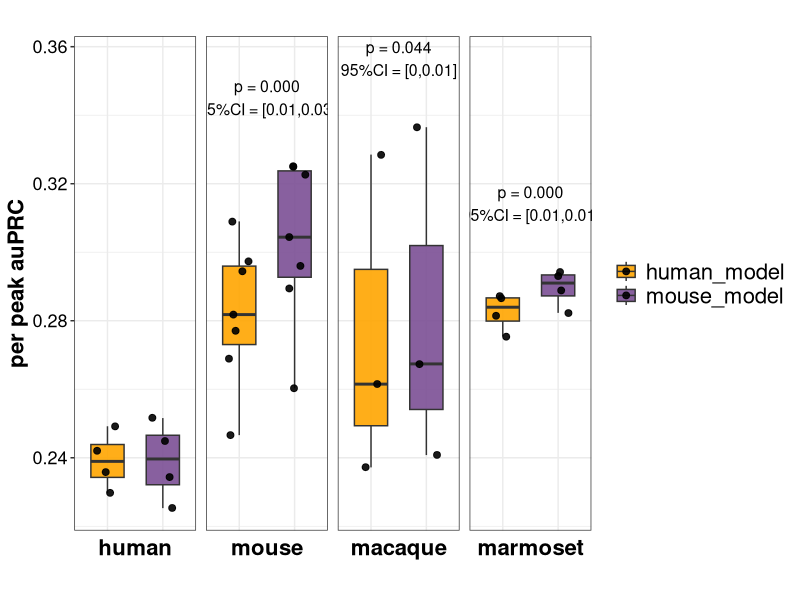
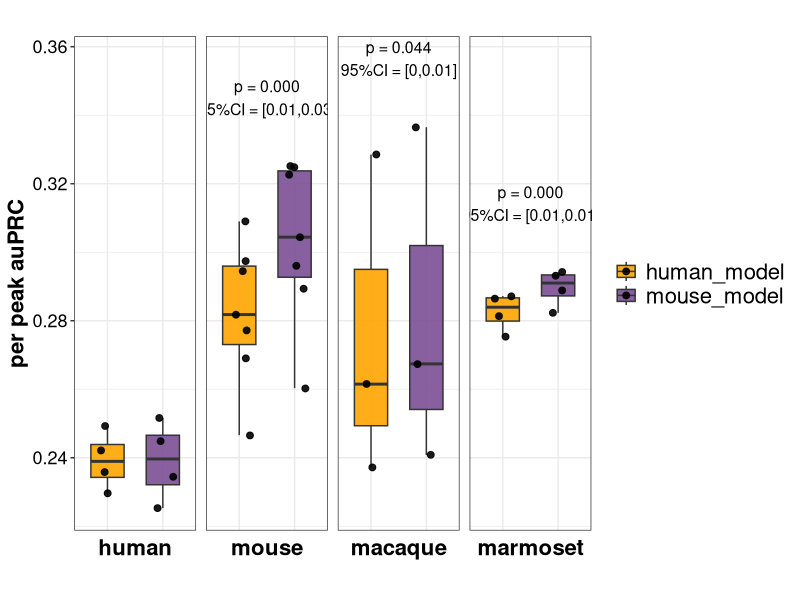

Write the R code that produced these figures, in order.
library(ggplot2)
library(readr)
library(dplyr)
library(tidyr)
library(purrr)
library(jsonlite)

df <- read_csv("test_r4_auroc.csv")

# make model factor
df$Model   <- factor(df$Model, levels = c("human_model", "mouse_model"))
df$Species <- factor(df$Species, levels = c('human','mouse','macaque','marmoset'))

metric_ = 'per peak auPRC'
r = 4

filtered_df <- df %>% filter(Metric == metric_)  

##############----------auROC/auPRC--------#########
## "auROC","per cell auROC" / "per peak auROC"
## "auPRC","per cell auPRC" / "per peak auPRC"

#########----------filter human & mouse which are not paired-------##########
filtered_df <- filtered_df %>% 
  group_by(Species, Samples) %>%
  filter(n() == 2) %>%
  ungroup()

################################################################################
y_pos <- filtered_df %>% 
  group_by(Species) %>% 
  summarise(max_val = max(Value), .groups = "drop") %>% 
  mutate(y_position = max_val + 0.02)



perform_tests <- function(differences, digits_round = r,
                          exact = FALSE, correct = TRUE) {
  d <- differences[is.finite(differences)]
  if (!is.null(digits_round)) d <- round(d, digits_round)  # 固化 ties（关键！）
  
  n <- length(d)
  if (n < 2) return(list(p_value = NA_real_, test_method = "insufficient_n"))
  
  if (sd(d) == 0) {
    if (all(abs(d) < .Machine$double.eps)) {
      return(list(p_value = 1, test_method = "no-diff"))
    } else {
      # 常数非零，用精确符号检验（强烈建议报告这个 p，一眼看方向占比）
      k <- sum(d > 0); n_nonzero <- sum(d != 0)
      p <- binom.test(k, n_nonzero, p = 0.5, alternative = "two.sided")$p.value
      return(list(p_value = p, test_method = "Sign test (binom)"))
    }
  }
  # 非常数向量再做 Shapiro；n>=3 才有意义
  shapiro_p <- if (n >= 3) {
    tryCatch(shapiro.test(d)$p.value, error = function(e) NA_real_)
  } else NA_real_
  
  if (!is.na(shapiro_p) && shapiro_p > 0.05) {
    # 配对 t 等价于对差值做单样本 t：mu=0
    p <- t.test(d, mu = 0)$p.value
    return(list(p_value = p, test_method = "paired t-test"))
  } else {
    # 非正态或样本太少：Wilcoxon，考虑 ties
    p <- suppressWarnings(wilcox.test(d,alternative = "two.sided",mu = 0, exact = FALSE, correct = TRUE)$p.value)
    return(list(p_value = p, test_method = "Wilcoxon signed-rank"))
  }
}





annotation_df <- filtered_df %>%
  pivot_wider(names_from = Model, values_from = Value) %>%
  mutate(diff = mouse_model - human_model) %>%
  group_by(Species) %>%
  summarise(
    mean_diff = mean(diff, na.rm = TRUE),
    se_diff   = sd(diff, na.rm = TRUE) / sqrt(n()),
    lower_ci  = mean_diff - qt(0.975, df = n()-1) * se_diff,
    upper_ci  = mean_diff + qt(0.975, df = n()-1) * se_diff,
    test      = list(perform_tests(diff)),  # <- 返回 list，类型更安全
    .groups   = "drop"
  ) %>%
  mutate(
    p_value     = as.numeric(purrr::map_dbl(test, "p_value")),
    test_method = purrr::map_chr(test, "test_method"),
    p_value_label = sprintf("p = %.3f", p_value)
  )

annotation_df <- left_join(annotation_df, y_pos, by = "Species")


out <- annotation_df %>%
  mutate(test = map_chr(test, ~ toJSON(.x, auto_unbox = TRUE)))
write_csv(out, paste0(metric_,'_r',r,"_test.csv"))

ggplot(filtered_df, aes(x = Model, y = Value, fill = Model)) +
  geom_boxplot(width = 0.6, alpha = 0.9, outlier.shape = NA) + 
  geom_jitter(width = 0.2, size = 2, alpha = 0.9) + 
  facet_wrap(~ Species, scales = "free_x", strip.position = "bottom",nrow=1) + 
  scale_fill_manual(values = c("human_model" = "orange", 
                               "mouse_model" = "#7B4F94")) +
  theme_bw() +
  theme(
    axis.text.x = element_blank(), 
    axis.ticks.x = element_blank(), 
    axis.text.y = element_text(size = 13, color = "black"),
    legend.text = element_text(size = 16),
    axis.title = element_text(size = 16, color = "black", face = "bold"),
    legend.title = element_blank(),
    plot.title = element_text(hjust = 0.5, size = 16, face = "bold"),
    strip.text = element_text(size = 16, face = "bold", color = "black"), 
    strip.background = element_blank(), 
    panel.spacing = unit(0.5, "lines")  
  ) +
  labs(title = "", x = "", y = metric_) +
  geom_text(
    data = annotation_df[annotation_df$p_value<0.05,],
    aes(x = 1.5, y = y_position,  
        label = paste0(p_value_label, "\n95%CI = [", 
                       round(lower_ci, 2), ",", 
                       round(upper_ci, 2), "]")),
    inherit.aes = FALSE,size = 4,
    color = "black",hjust = 0.5  
  )

ggsave(paste0(metric_,'_r',r,'.pdf'), plot = last_plot(), 
       width = 9, height = 4, units = "in",dpi=300)
